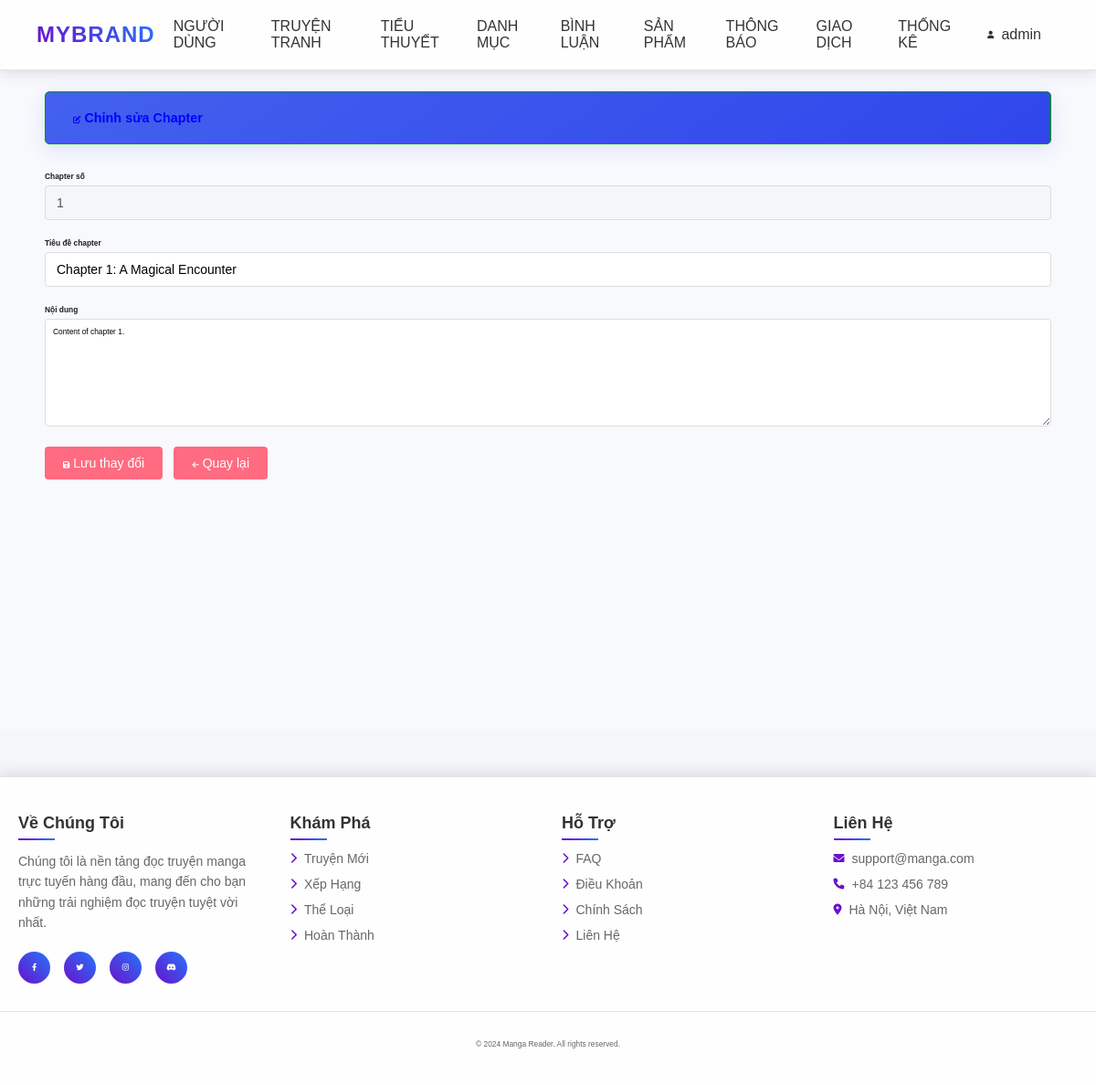
The page /app/admin/index.php?act=edit_chapter&id=3 (signed in) on the database its author committed.
### tables this page shows
CREATE TABLE `chapters` (
  `chapter_id` int(11) NOT NULL,
  `comic_id` int(11) NOT NULL,
  `title` varchar(255) NOT NULL,
  `content` text NOT NULL,
  `chapter_number` int(11) NOT NULL,
  `views` int(11) DEFAULT 0,
  `created_at` timestamp NOT NULL DEFAULT current_timestamp()
);

### app/models/pdo.php (called while the page is built, shortened)
<?php
function pdo_get_connection(){
    $dburl = "mysql:host=localhost;dbname=comic;charset=utf8mb4";
    $username = 'root';
    $password = '';
    $conn = new PDO($dburl, $username, $password);
    $conn->setAttribute(PDO::ATTR_ERRMODE, PDO::ERRMODE_EXCEPTION);
    return $conn;
}
function pdo_query_one($sql){
    $sql_args = array_slice(func_get_args(), 1);
    try{
        $conn = pdo_get_connection();
        $stmt = $conn->prepare($sql);
        if($sql_args) {
            $stmt->execute($sql_args);
        } else {
            $stmt->execute();
        }
        $row = $stmt->fetch(PDO::FETCH_ASSOC);
        return $row;
    }
    catch(PDOException $e){
        throw $e;
    }
    finally{
        unset($conn);
    }
}

### app/admin/model/ComicsModel.php (called while the page is built, shortened)
<?php
function get_chapter($chapter_id) {
    $sql = "SELECT * FROM chapters WHERE chapter_id = ?";
    return pdo_query_one($sql, $chapter_id);
}

### app/admin/view/comics/edit_chapter.php (the view, shortened to what this page needs)
<!DOCTYPE html>
<html lang="vi">
<head>
    <link rel="stylesheet" href="public/css/admin.css">
    <link rel="stylesheet" href="https://cdnjs.cloudflare.com/ajax/libs/font-awesome/6.0.0/css/all.min.css">
</head>
<body>
    <div class="main-content">
        <div class="header">
            <h1><i class="fas fa-edit"></i> Chỉnh sửa Chapter</h1>
        </div>
        <div class="content">
            <?php if(isset($chapter)): ?>
            <form action="index.php?act=edit_chapter&id=<?= $chapter['chapter_id'] ?>" method="POST">
                <div class="form-group">
                    <label>Chapter số</label>
                    <input type="number" class="form-control" value="<?= $chapter['chapter_number'] ?>" disabled>
                </div>
                <div class="form-group">
                    <label>Tiêu đề chapter</label>
                    <input type="text" name="title" class="form-control" value="<?= htmlspecialchars($chapter['title']) ?>" required>
                </div>
                <div class="form-group">
                    <label>Nội dung</label>
                    <textarea name="content" class="form-control" rows="10" required><?= htmlspecialchars($chapter['content']) ?></textarea>
                </div>
                <div class="form-group">
                    <button type="submit" name="update_chapter" class="save-btn">
                        <i class="fas fa-save"></i> Lưu thay đổi
                    </button>
                    <a href="index.php?act=list_chapters&comic_id=<?= $chapter['comic_id'] ?>" class="save-btn" style="margin-left: 10px;">
                        <i class="fas fa-arrow-left"></i> Quay lại
                    </a>
                </div>
            </form>
            <?php endif; ?>
        </div>
    </div>
</body>
</html>

### public/css/admin.css (style rules this page uses)
:root { --primary: #4361ee; --primary-dark: #3046eb; --primary-light: #eef2ff; --secondary: #2b3ff7; --text-dark: #1e2532; --text-light: #6e7a8f; --white: #ffffff; --bg-light: #f8f9fd; }
* { margin: 0; padding: 0; box-sizing: border-box; }
body { font-family: 'Segoe UI', Tahoma, Geneva, Verdana, sans-serif; background: #f4f6f9; color: #333; }
.main-content { padding: 20px; margin: 80px auto 0; width: 100%; position: relative; min-height: calc(100vh - 80px); background: var(--bg-light); }
.content { width: 95%; margin: 0 auto; }
.header { display: flex; justify-content: space-between; align-items: center; margin: 0 auto 30px; background: linear-gradient(145deg, var(--primary), var(--primary-dark)); padding: 0px 10px; border-radius: 20px; box-shadow: 0 5px 20px rgba(67, 97, 238, 0.15); width: 95%; }
.form-group { margin-bottom: 20px; }
.form-group label { display: block; margin-bottom: 8px; font-weight: 500; color: #1e1f26; }
.form-group input, .form-group select { width: 100%; padding: 10px 12px; border: 1px solid #ddd; border-radius: 4px; font-size: 14px; }
.save-btn, .cancel-btn { padding: 10px 20px; border-radius: 4px; cursor: pointer; text-decoration: none; text-align: center; font-size: 14px; transition: all 0.3s ease; }
.save-btn { background: #ff6b81; color: white; border: none; }
* { box-sizing: border-box; font-family: sans-serif; font-size: 0.7vw ; }
.header { background-color: #1a8b93 ; border: 1px #090 solid; font-size: 1vw; color: blue; border-radius: 5px; }
.header h1 { margin: 20px; font-size: 1.2vw; }

### public/css/home.css (style rules this page uses)
* { margin: 0; padding: 0; box-sizing: border-box; }
body { font-family: "Poppins", sans-serif; background: #f0f4f8; color: #333; overflow-x: hidden; }

### app/admin/view/comics/edit_chapter.php (style rules this page uses)
.form-group { margin-bottom: 20px; }
.form-group label { display: block; margin-bottom: 5px; font-weight: bold; }
.form-control { width: 100%; padding: 8px; border: 1px solid #ddd; border-radius: 4px; }

### rows shown on the page
chapters: chapter_number "1", title "Chapter 1: A Magical Encounter", content "Content of chapter 1."

### other values the page prints
$user['username'] "admin"
